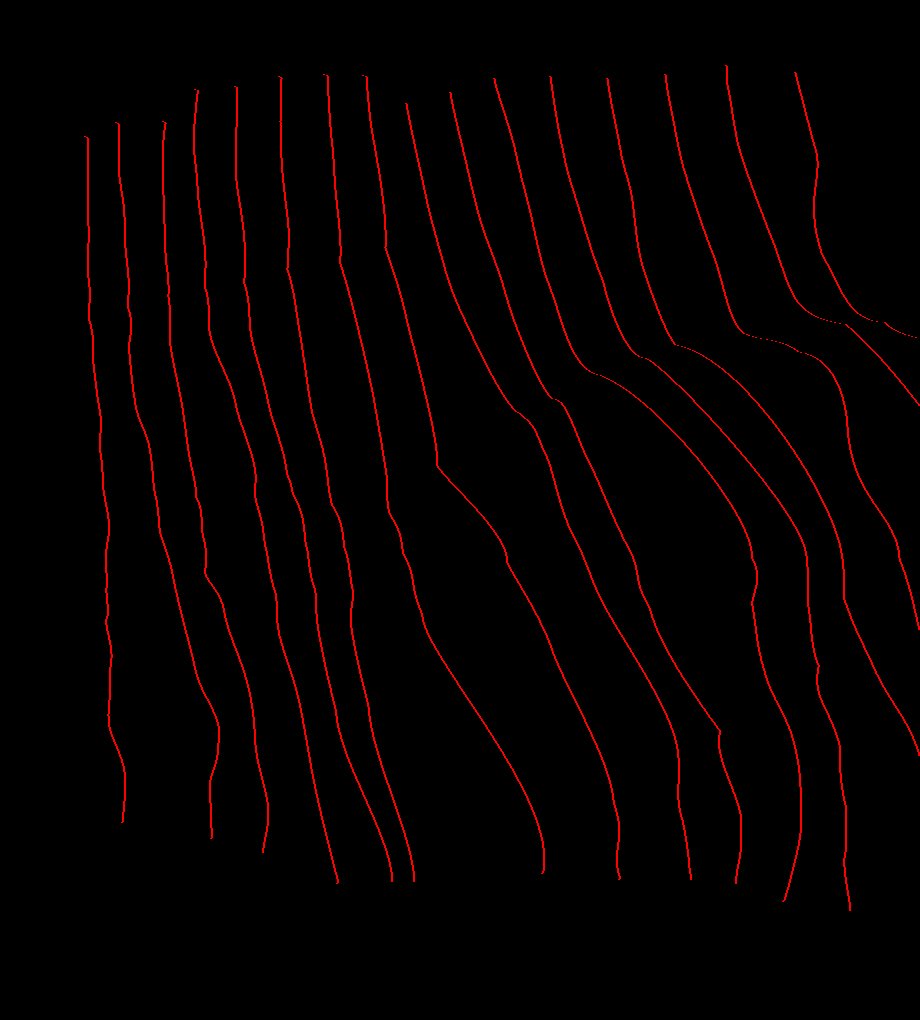

Reproduce this figure in Python.
from PIL import Image

def check(i):
    if i[0] > 5:
        return True
    else:
        return False


im = Image.open("./av_extend_red_left.png")

[xs, ys] = im.size


for i in range(xs):
    for j in range (ys):
        color = im.getpixel((i,j))
        left = (max(0,i - 1),j)
        right = (min(xs - 1,i + 1),j)
        if check(color):
            if check(im.getpixel(left)) != check(im.getpixel(right)):
                im.putpixel((i,j),(0,0,0))

lines = []

for i in range(xs):
    for j in range (ys):
        color = im.getpixel((i,j))
        if check(color):
            lines.append((i,j))


for point in lines:
    im.putpixel(point,(0,0,0))
    im.putpixel((min(xs - 1,point[0]+0),point[1]),(255,0,0))
    im.putpixel((min(xs - 1,point[0]+1),point[1]),(255,0,0))
            

im.show()

im.save("./trim_red.PNG")
